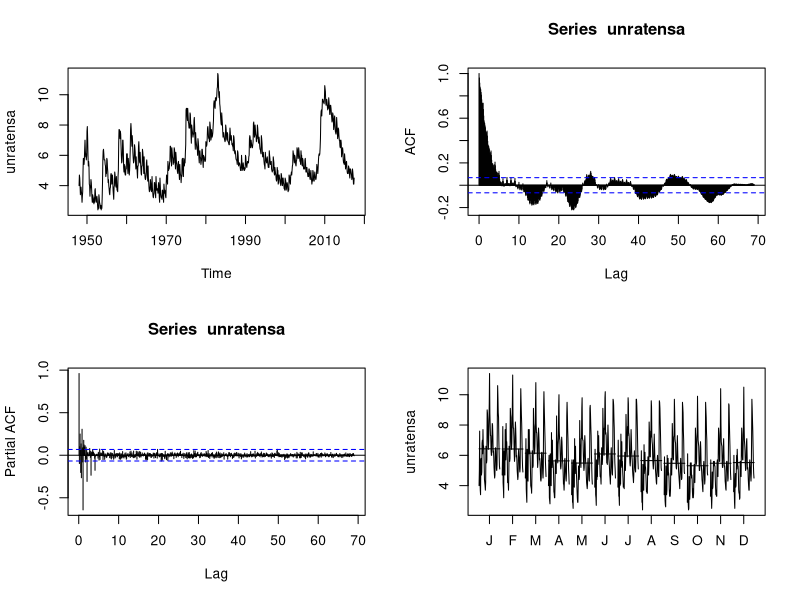
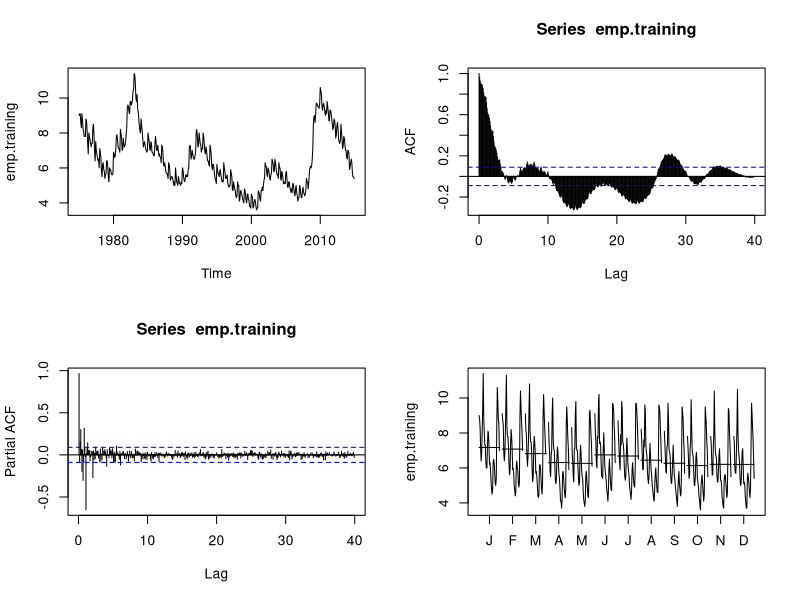
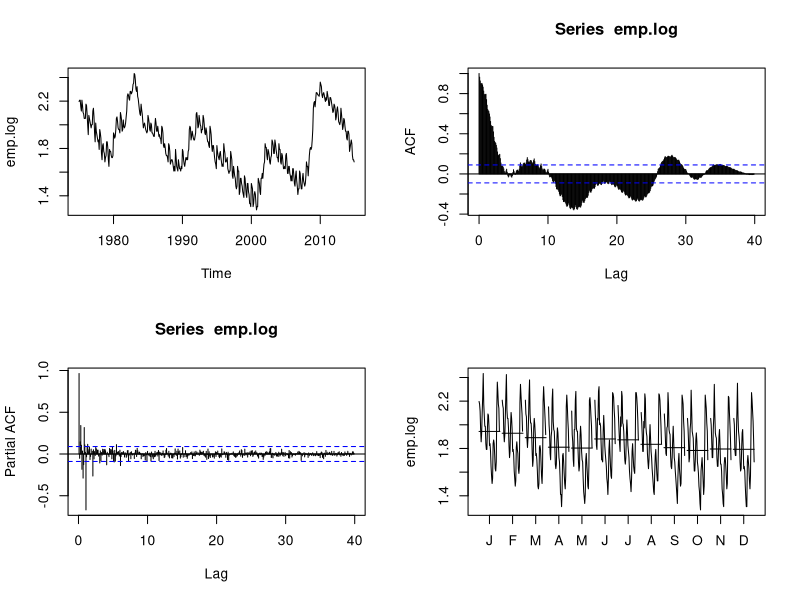
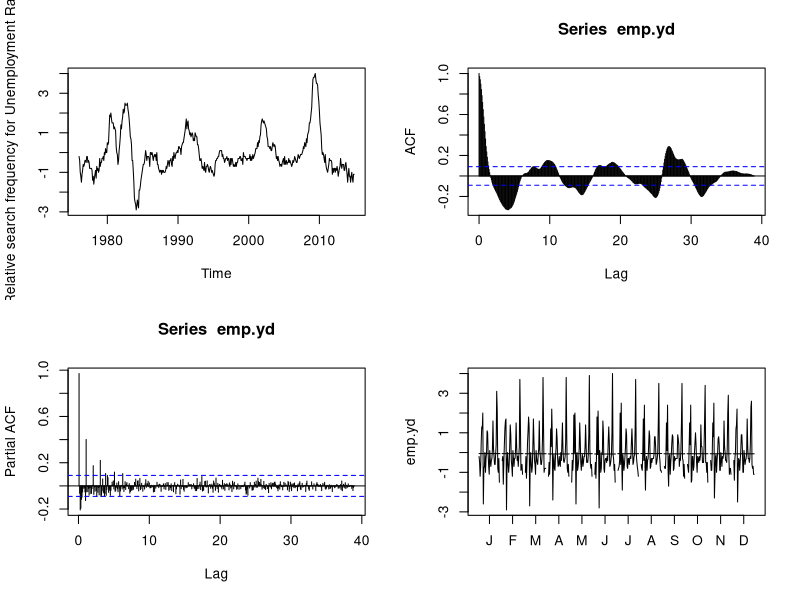
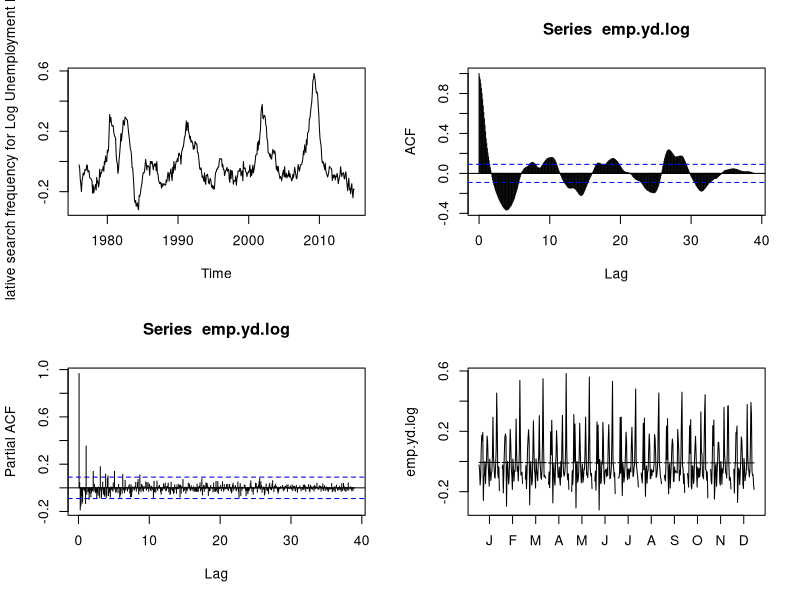
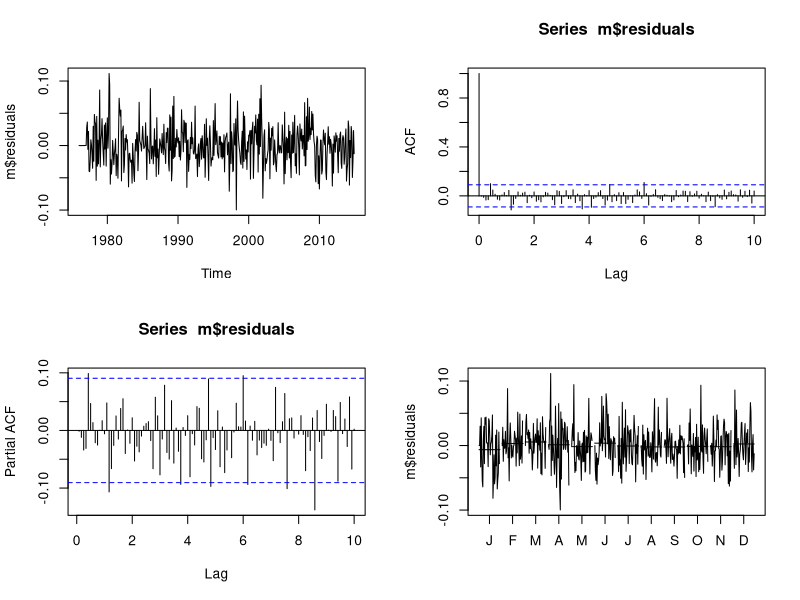
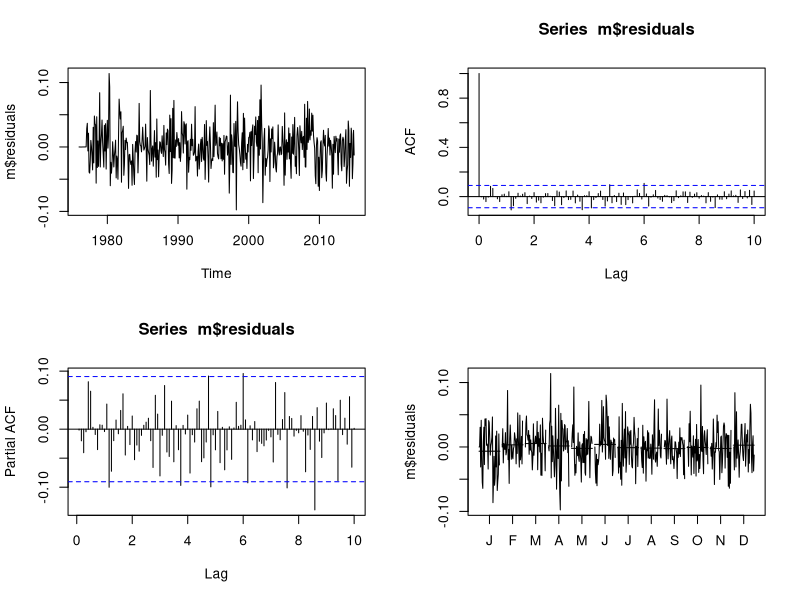
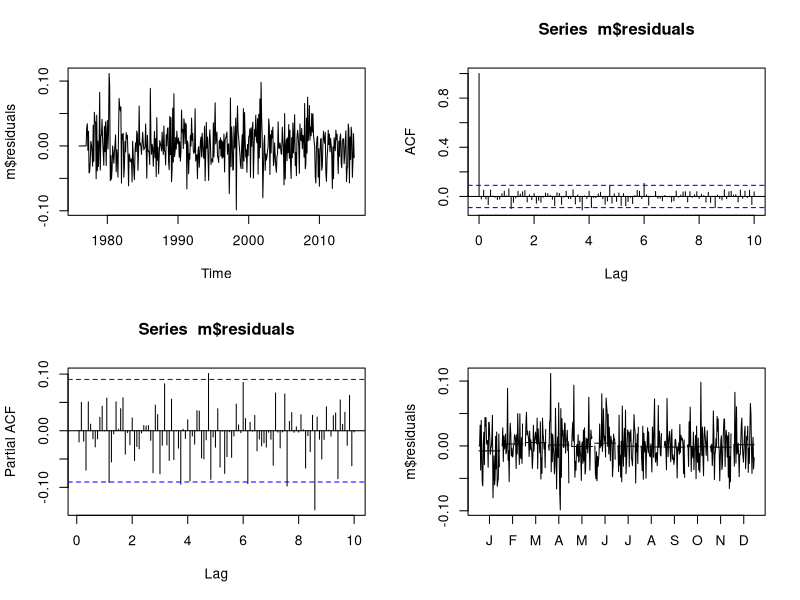

Reproduce these figures in R, in order.
## ---- chunk 1
library(Hmisc)
library(forecast)
library(tseries)
#path <- "/Users/jayashreeraman/Dropbox/Lab3"
#setwd(path)
df2 <- read.csv("UNRATENSA.csv", stringsAsFactors = FALSE)
head(df2)
tail(df2)
describe(df2)

unratensa <- ts(df2$UNRATENSA, frequency = 12, start = c(1948,1))
par(mfrow=c(2,2))
plot(unratensa)
acf(unratensa, 828)
pacf(unratensa, 828)
monthplot(unratensa)

emp.training <- window(unratensa, start = c(1975,1), end = c(2014,12))
emp.test <- window(unratensa, start = c(2015,1))

par(mfrow=c(2,2))
plot(emp.training)
acf(emp.training, lag.max = 480)
pacf(emp.training, lag.max = 480)
monthplot(emp.training)

emp.log <- log(emp.training)
par(mfrow=c(2,2))
plot(emp.log)
acf(emp.log, lag.max = 480)
pacf(emp.log, lag.max = 480)
monthplot(emp.log)

emp.yd <- diff(emp.training, lag = 12)
par(mfrow=c(2,2))
plot(emp.yd, ylab = "Relative search frequency for Unemployment Rates")
acf(emp.yd, lag.max = 480)
pacf(emp.yd, lag.max = 480)
monthplot(emp.yd)

emp.yd.log <- diff(log(emp.training), lag = 12)
par(mfrow=c(2,2))
plot(emp.yd.log, ylab = "Relative search frequency for Log Unemployment Rates")
acf(emp.yd.log, lag.max = 480)
pacf(emp.yd.log, lag.max = 480)
monthplot(emp.yd.log)
summary(emp.yd.log)
## ---- chunk 2
#Get P and Q for the seasonal component
 # for (P in 0:3) {
 # for (Q in 0:3) {
 # for (p in 0:4) {
 # for (q in 0:4) {
 # m <- Arima(emp.log, order = c(p, 1, q), seasonal = list(order = c(P, 1, Q), 12), method = "ML")
 # print(c(p, q, P, Q, m$aic))
 # }
 # }
 # }
 # }
## ---- chunk 3
print_resid_chart <- function(p, d, q, P, D, Q) {
m <- Arima(emp.yd.log, order = c(p, d, q), seasonal = list(order = c(P,
D, Q), 12), method = "ML")
par(mfrow=c(2,2))
plot(m$residuals)
acf(m$residuals, 120)
pacf(m$residuals, 120)
monthplot(m$residuals)
}

print_resid_chart(3, 1, 1, 1, 1, 2)
print_resid_chart(3, 1, 2, 1, 1, 2)
print_resid_chart(3, 1, 3, 1, 1, 2)
## ---- chunk 4
### Check whether differencing is needed and its impact on the model
# m1 <- Arima(emp.training, order = c(3, 2, 1), seasonal = list(order = c(0, 1, 2)))
# m2 <- Arima(emp.training, order = c(3, 2, 2), seasonal = list(order = c(0, 1, 2)))
# m3 <- Arima(emp.training, order = c(3, 2, 3), seasonal = list(order = c(0, 1, 2)))
# m4 <- Arima(log(emp.training), order = c(3, 2, 2), seasonal = list(order = c(0, 1, 2)))

m1 <- Arima(emp.log, order = c(3, 1, 1), seasonal = list(order = c(1, 1, 2)))
m2 <- Arima(emp.log, order = c(3, 1, 2), seasonal = list(order = c(1, 1, 2)))
m3 <- Arima(emp.log, order = c(3, 1, 3), seasonal = list(order = c(1, 1, 2)))
#m4 <- Arima(log(emp.training), order = c(2, 0, 2), seasonal = list(order = c(1, 0, 1)))
forecast1 <- forecast(m1, h = length(emp.test))
forecast2 <- forecast(m2, h = length(emp.test))
forecast3 <- forecast(m3, h = length(emp.test))
#forecast4 <- forecast(m4, h = length(emp.test))

plot(log(emp.test))
lines(forecast1$mean, col = "red")
lines(forecast2$mean, col = "blue")
lines(forecast3$mean, col = "orange")
#lines(forecast4$mean, col = "green")

par(mfrow=c(2,2))
plot(m1$residuals)
plot(m2$residuals)
plot(m3$residuals)
#plot(m4$residuals)

adf.test(m1$residuals)
adf.test(m2$residuals)
adf.test(m3$residuals)
#adf.test(m4$residuals)

summary(m1)
summary(m2)
summary(m3)
#summary(m4)
#lines(forecast3$mean, col = "green")
## ---- chunk 5
